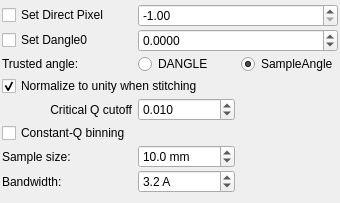
          <widget class="QWidget" name="page_2">
           <property name="geometry">
            <rect>
             <x>0</x>
             <y>0</y>
             <width>340</width>
             <height>203</height>
            </rect>
           </property>
           <attribute name="label">
            <string>Reflectivity Extraction (Advanced)</string>
           </attribute>
           <layout class="QGridLayout" name="gridLayout_15">
            <property name="verticalSpacing">
             <number>0</number>
            </property>
            <property name="margin" stdset="0">
             <number>2</number>
            </property>
            <item row="0" column="2" colspan="2">
             <widget class="QDoubleSpinBox" name="directPixelOverwrite">
              <property name="sizePolicy">
               <sizepolicy hsizetype="Preferred" vsizetype="Fixed">
                <horstretch>0</horstretch>
                <verstretch>0</verstretch>
               </sizepolicy>
              </property>
              <property name="toolTip">
               <string>&lt;html&gt;&lt;head/&gt;&lt;body&gt;&lt;p&gt;Overwrite the direct pixel value, read from the file.&lt;/p&gt;&lt;p&gt;Usefull if the wrong values have been written during the measurement.&lt;/p&gt;&lt;/body&gt;&lt;/html&gt;</string>
              </property>
              <property name="decimals">
               <number>2</number>
              </property>
              <property name="minimum">
               <double>-1.000000000000000</double>
              </property>
              <property name="maximum">
               <double>304.000000000000000</double>
              </property>
              <property name="singleStep">
               <double>1.000000000000000</double>
              </property>
              <property name="value">
               <double>-1.000000000000000</double>
              </property>
             </widget>
            </item>
            <item row="3" column="1">
             <widget class="QLabel" name="label_30">
              <property name="minimumSize">
               <size>
                <width>82</width>
                <height>0</height>
               </size>
              </property>
              <property name="text">
               <string>Trusted angle:</string>
              </property>
             </widget>
            </item>
            <item row="3" column="2">
             <widget class="QRadioButton" name="trustDANGLE">
              <property name="minimumSize">
               <size>
                <width>76</width>
                <height>0</height>
               </size>
              </property>
              <property name="text">
               <string>DANGLE</string>
              </property>
              <property name="checked">
               <bool>false</bool>
              </property>
             </widget>
            </item>
            <item row="3" column="3">
             <widget class="QRadioButton" name="trustSANGLE">
              <property name="minimumSize">
               <size>
                <width>76</width>
                <height>0</height>
               </size>
              </property>
              <property name="text">
               <string>SampleAngle</string>
              </property>
              <property name="checked">
               <bool>true</bool>
              </property>
             </widget>
            </item>
            <item row="8" column="1" colspan="2">
             <widget class="QCheckBox" name="fanReflectivity">
              <property name="toolTip">
               <string>&lt;html&gt;&lt;head/&gt;&lt;body&gt;&lt;p&gt;Evaluate Q for each X line of the reflectivity and combine these measurements.&lt;/p&gt;&lt;p&gt;Can be used with a large X-width of e.g. 15 for samples scattering to a large 2θ area.&lt;/p&gt;&lt;/body&gt;&lt;/html&gt;</string>
              </property>
              <property name="text">
               <string>Constant-Q binning</string>
              </property>
             </widget>
            </item>
            <item row="2" column="1">
             <widget class="QCheckBox" name="set_dangle0_checkbox">
              <property name="text">
               <string>Set Dangle0</string>
              </property>
             </widget>
            </item>
            <item row="0" column="1">
             <widget class="QCheckBox" name="set_dirpix_checkbox">
              <property name="text">
               <string>Set Direct Pixel</string>
              </property>
             </widget>
            </item>
            <item row="2" column="2" colspan="2">
             <widget class="QDoubleSpinBox" name="dangle0Overwrite">
              <property name="sizePolicy">
               <sizepolicy hsizetype="Preferred" vsizetype="Fixed">
                <horstretch>0</horstretch>
                <verstretch>0</verstretch>
               </sizepolicy>
              </property>
              <property name="decimals">
               <number>4</number>
              </property>
              <property name="minimum">
               <double>-1.000000000000000</double>
              </property>
              <property name="maximum">
               <double>360.000000000000000</double>
              </property>
             </widget>
            </item>
            <item row="5" column="1" colspan="2">
             <widget class="QCheckBox" name="normalize_to_unity_checkbox">
              <property name="toolTip">
               <string>Normalize the total reflectivity plateau to unity when stitching</string>
              </property>
              <property name="text">
               <string>Normalize to unity when stitching</string>
              </property>
              <property name="checked">
               <bool>true</bool>
              </property>
             </widget>
            </item>
            <item row="7" column="1">
             <widget class="QLabel" name="label_29">
              <property name="text">
               <string>Critical Q cutoff</string>
              </property>
              <property name="alignment">
               <set>Qt::AlignRight|Qt::AlignTrailing|Qt::AlignVCenter</set>
              </property>
             </widget>
            </item>
            <item row="7" column="2">
             <widget class="QDoubleSpinBox" name="normalization_q_cutoff_spinbox">
              <property name="toolTip">
               <string>Q-value below which the reflectivity should be 1.</string>
              </property>
              <property name="decimals">
               <number>3</number>
              </property>
              <property name="singleStep">
               <double>0.001000000000000</double>
              </property>
              <property name="value">
               <double>0.010000000000000</double>
              </property>
             </widget>
            </item>
            <item row="9" column="1">
             <widget class="QLabel" name="label_31">
              <property name="minimumSize">
               <size>
                <width>130</width>
                <height>0</height>
               </size>
              </property>
              <property name="text">
               <string>Sample size:</string>
              </property>
             </widget>
            </item>
            <item row="9" column="2">
             <widget class="QDoubleSpinBox" name="sample_size_spinbox">
              <property name="suffix">
               <string> mm</string>
              </property>
              <property name="decimals">
               <number>1</number>
              </property>
              <property name="maximum">
               <double>10000.000000000000000</double>
              </property>
              <property name="value">
               <double>10.000000000000000</double>
              </property>
             </widget>
            </item>
            <item row="10" column="1">
             <widget class="QLabel" name="label_53">
              <property name="text">
               <string>Bandwidth:</string>
              </property>
             </widget>
            </item>
            <item row="10" column="2">
             <widget class="QDoubleSpinBox" name="bandwidth_spinbox">
              <property name="toolTip">
               <string>Bandwidth to use to select the TOF range when loading data.</string>
              </property>
              <property name="suffix">
               <string> A</string>
              </property>
              <property name="decimals">
               <number>1</number>
              </property>
              <property name="singleStep">
               <double>0.100000000000000</double>
              </property>
              <property name="value">
               <double>3.200000000000000</double>
              </property>
             </widget>
            </item>
           </layout>
           <zorder>trustSANGLE</zorder>
           <zorder>trustDANGLE</zorder>
           <zorder>label_30</zorder>
           <zorder>directPixelOverwrite</zorder>
           <zorder>fanReflectivity</zorder>
           <zorder>set_dirpix_checkbox</zorder>
           <zorder>set_dangle0_checkbox</zorder>
           <zorder>dangle0Overwrite</zorder>
           <zorder>normalize_to_unity_checkbox</zorder>
           <zorder>label_29</zorder>
           <zorder>normalization_q_cutoff_spinbox</zorder>
           <zorder>label_31</zorder>
           <zorder>sample_size_spinbox</zorder>
           <zorder>label_53</zorder>
           <zorder>bandwidth_spinbox</zorder>
          </widget>
